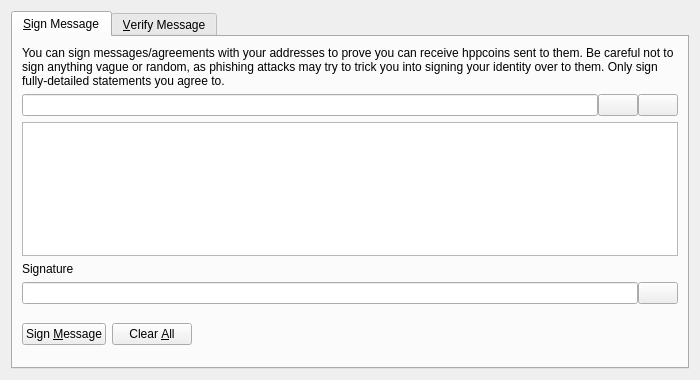
<?xml version="1.0" encoding="UTF-8"?>
<ui version="4.0">
 <class>SignVerifyMessageDialog</class>
 <widget class="QDialog" name="SignVerifyMessageDialog">
  <property name="geometry">
   <rect>
    <x>0</x>
    <y>0</y>
    <width>700</width>
    <height>380</height>
   </rect>
  </property>
  <property name="windowTitle">
   <string>Signatures - Sign / Verify a Message</string>
  </property>
  <property name="modal">
   <bool>true</bool>
  </property>
  <layout class="QVBoxLayout" name="verticalLayout">
   <item>
    <widget class="QTabWidget" name="tabWidget">
     <property name="currentIndex">
      <number>0</number>
     </property>
     <widget class="QWidget" name="tabSignMessage">
      <attribute name="title">
       <string>&amp;Sign Message</string>
      </attribute>
      <layout class="QVBoxLayout" name="verticalLayout_SM">
       <item>
        <widget class="QLabel" name="infoLabel_SM">
         <property name="text">
          <string>You can sign messages/agreements with your addresses to prove you can receive hppcoins sent to them. Be careful not to sign anything vague or random, as phishing attacks may try to trick you into signing your identity over to them. Only sign fully-detailed statements you agree to.</string>
         </property>
         <property name="textFormat">
          <enum>Qt::PlainText</enum>
         </property>
         <property name="wordWrap">
          <bool>true</bool>
         </property>
        </widget>
       </item>
       <item>
        <layout class="QHBoxLayout" name="horizontalLayout_1_SM">
         <property name="spacing">
          <number>0</number>
         </property>
         <item>
          <widget class="QValidatedLineEdit" name="addressIn_SM">
           <property name="toolTip">
            <string>The Bitcoin address to sign the message with</string>
           </property>
          </widget>
         </item>
         <item>
          <widget class="QPushButton" name="addressBookButton_SM">
           <property name="toolTip">
            <string>Choose previously used address</string>
           </property>
           <property name="text">
            <string/>
           </property>
           <property name="icon">
            <iconset resource="../bitcoin.qrc">
             <normaloff>:/icons/address-book</normaloff>:/icons/address-book</iconset>
           </property>
           <property name="shortcut">
            <string>Alt+A</string>
           </property>
           <property name="autoDefault">
            <bool>false</bool>
           </property>
          </widget>
         </item>
         <item>
          <widget class="QPushButton" name="pasteButton_SM">
           <property name="toolTip">
            <string>Paste address from clipboard</string>
           </property>
           <property name="text">
            <string/>
           </property>
           <property name="icon">
            <iconset resource="../bitcoin.qrc">
             <normaloff>:/icons/editpaste</normaloff>:/icons/editpaste</iconset>
           </property>
           <property name="shortcut">
            <string>Alt+P</string>
           </property>
           <property name="autoDefault">
            <bool>false</bool>
           </property>
          </widget>
         </item>
        </layout>
       </item>
       <item>
        <widget class="QPlainTextEdit" name="messageIn_SM">
         <property name="toolTip">
          <string>Enter the message you want to sign here</string>
         </property>
        </widget>
       </item>
       <item>
        <widget class="QLabel" name="signatureLabel_SM">
         <property name="text">
          <string>Signature</string>
         </property>
         <property name="textFormat">
          <enum>Qt::PlainText</enum>
         </property>
        </widget>
       </item>
       <item>
        <layout class="QHBoxLayout" name="horizontalLayout_2_SM">
         <property name="spacing">
          <number>0</number>
         </property>
         <item>
          <widget class="QLineEdit" name="signatureOut_SM">
           <property name="font">
            <font>
             <italic>true</italic>
            </font>
           </property>
           <property name="readOnly">
            <bool>true</bool>
           </property>
          </widget>
         </item>
         <item>
          <widget class="QPushButton" name="copySignatureButton_SM">
           <property name="toolTip">
            <string>Copy the current signature to the system clipboard</string>
           </property>
           <property name="text">
            <string/>
           </property>
           <property name="icon">
            <iconset resource="../bitcoin.qrc">
             <normaloff>:/icons/editcopy</normaloff>:/icons/editcopy</iconset>
           </property>
           <property name="autoDefault">
            <bool>false</bool>
           </property>
          </widget>
         </item>
        </layout>
       </item>
       <item>
        <layout class="QHBoxLayout" name="horizontalLayout_3_SM">
         <item>
          <widget class="QPushButton" name="signMessageButton_SM">
           <property name="toolTip">
            <string>Sign the message to prove you own this Hppcoin address</string>
           </property>
           <property name="text">
            <string>Sign &amp;Message</string>
           </property>
           <property name="icon">
            <iconset resource="../bitcoin.qrc">
             <normaloff>:/icons/edit</normaloff>:/icons/edit</iconset>
           </property>
           <property name="autoDefault">
            <bool>false</bool>
           </property>
          </widget>
         </item>
         <item>
          <widget class="QPushButton" name="clearButton_SM">
           <property name="toolTip">
            <string>Reset all sign message fields</string>
           </property>
           <property name="text">
            <string>Clear &amp;All</string>
           </property>
           <property name="icon">
            <iconset resource="../bitcoin.qrc">
             <normaloff>:/icons/remove</normaloff>:/icons/remove</iconset>
           </property>
           <property name="autoDefault">
            <bool>false</bool>
           </property>
          </widget>
         </item>
         <item>
          <spacer name="horizontalSpacer_1_SM">
           <property name="orientation">
            <enum>Qt::Horizontal</enum>
           </property>
           <property name="sizeHint" stdset="0">
            <size>
             <width>40</width>
             <height>48</height>
            </size>
           </property>
          </spacer>
         </item>
         <item>
          <widget class="QLabel" name="statusLabel_SM">
           <property name="font">
            <font>
             <weight>75</weight>
             <bold>true</bold>
            </font>
           </property>
           <property name="text">
            <string/>
           </property>
           <property name="wordWrap">
            <bool>true</bool>
           </property>
          </widget>
         </item>
         <item>
          <spacer name="horizontalSpacer_2_SM">
           <property name="orientation">
            <enum>Qt::Horizontal</enum>
           </property>
           <property name="sizeHint" stdset="0">
            <size>
             <width>40</width>
             <height>48</height>
            </size>
           </property>
          </spacer>
         </item>
        </layout>
       </item>
      </layout>
     </widget>
     <widget class="QWidget" name="tabVerifyMessage">
      <attribute name="title">
       <string>&amp;Verify Message</string>
      </attribute>
      <layout class="QVBoxLayout" name="verticalLayout_VM">
       <item>
        <widget class="QLabel" name="infoLabel_VM">
         <property name="text">
          <string>Enter the receiver's address, message (ensure you copy line breaks, spaces, tabs, etc. exactly) and signature below to verify the message. Be careful not to read more into the signature than what is in the signed message itself, to avoid being tricked by a man-in-the-middle attack. Note that this only proves the signing party receives with the address, it cannot prove sendership of any transaction!</string>
         </property>
         <property name="textFormat">
          <enum>Qt::PlainText</enum>
         </property>
         <property name="alignment">
          <set>Qt::AlignLeading|Qt::AlignLeft|Qt::AlignTop</set>
         </property>
         <property name="wordWrap">
          <bool>true</bool>
         </property>
        </widget>
       </item>
       <item>
        <layout class="QHBoxLayout" name="horizontalLayout_1_VM">
         <property name="spacing">
          <number>0</number>
         </property>
         <item>
          <widget class="QValidatedLineEdit" name="addressIn_VM">
           <property name="toolTip">
            <string>The Hppcoin address the message was signed with</string>
           </property>
          </widget>
         </item>
         <item>
          <widget class="QPushButton" name="addressBookButton_VM">
           <property name="toolTip">
            <string>Choose previously used address</string>
           </property>
           <property name="text">
            <string/>
           </property>
           <property name="icon">
            <iconset resource="../bitcoin.qrc">
             <normaloff>:/icons/address-book</normaloff>:/icons/address-book</iconset>
           </property>
           <property name="shortcut">
            <string>Alt+A</string>
           </property>
           <property name="autoDefault">
            <bool>false</bool>
           </property>
          </widget>
         </item>
        </layout>
       </item>
       <item>
        <widget class="QPlainTextEdit" name="messageIn_VM"/>
       </item>
       <item>
        <widget class="QValidatedLineEdit" name="signatureIn_VM"/>
       </item>
       <item>
        <layout class="QHBoxLayout" name="horizontalLayout_2_VM">
         <item>
          <widget class="QPushButton" name="verifyMessageButton_VM">
           <property name="toolTip">
            <string>Verify the message to ensure it was signed with the specified Hppcoin address</string>
           </property>
           <property name="text">
            <string>Verify &amp;Message</string>
           </property>
           <property name="icon">
            <iconset resource="../bitcoin.qrc">
             <normaloff>:/icons/transaction_0</normaloff>:/icons/transaction_0</iconset>
           </property>
           <property name="autoDefault">
            <bool>false</bool>
           </property>
          </widget>
         </item>
         <item>
          <widget class="QPushButton" name="clearButton_VM">
           <property name="toolTip">
            <string>Reset all verify message fields</string>
           </property>
           <property name="text">
            <string>Clear &amp;All</string>
           </property>
           <property name="icon">
            <iconset resource="../bitcoin.qrc">
             <normaloff>:/icons/remove</normaloff>:/icons/remove</iconset>
           </property>
           <property name="autoDefault">
            <bool>false</bool>
           </property>
          </widget>
         </item>
         <item>
          <spacer name="horizontalSpacer_1_VM">
           <property name="orientation">
            <enum>Qt::Horizontal</enum>
           </property>
           <property name="sizeHint" stdset="0">
            <size>
             <width>40</width>
             <height>48</height>
            </size>
           </property>
          </spacer>
         </item>
         <item>
          <widget class="QLabel" name="statusLabel_VM">
           <property name="font">
            <font>
             <weight>75</weight>
             <bold>true</bold>
            </font>
           </property>
           <property name="text">
            <string/>
           </property>
           <property name="wordWrap">
            <bool>true</bool>
           </property>
          </widget>
         </item>
         <item>
          <spacer name="horizontalSpacer_2_VM">
           <property name="orientation">
            <enum>Qt::Horizontal</enum>
           </property>
           <property name="sizeHint" stdset="0">
            <size>
             <width>40</width>
             <height>48</height>
            </size>
           </property>
          </spacer>
         </item>
        </layout>
       </item>
      </layout>
     </widget>
    </widget>
   </item>
  </layout>
 </widget>
 <customwidgets>
  <customwidget>
   <class>QValidatedLineEdit</class>
   <extends>QLineEdit</extends>
   <header>qvalidatedlineedit.h</header>
  </customwidget>
 </customwidgets>
 <resources>
  <include location="../bitcoin.qrc"/>
 </resources>
 <connections/>
</ui>
